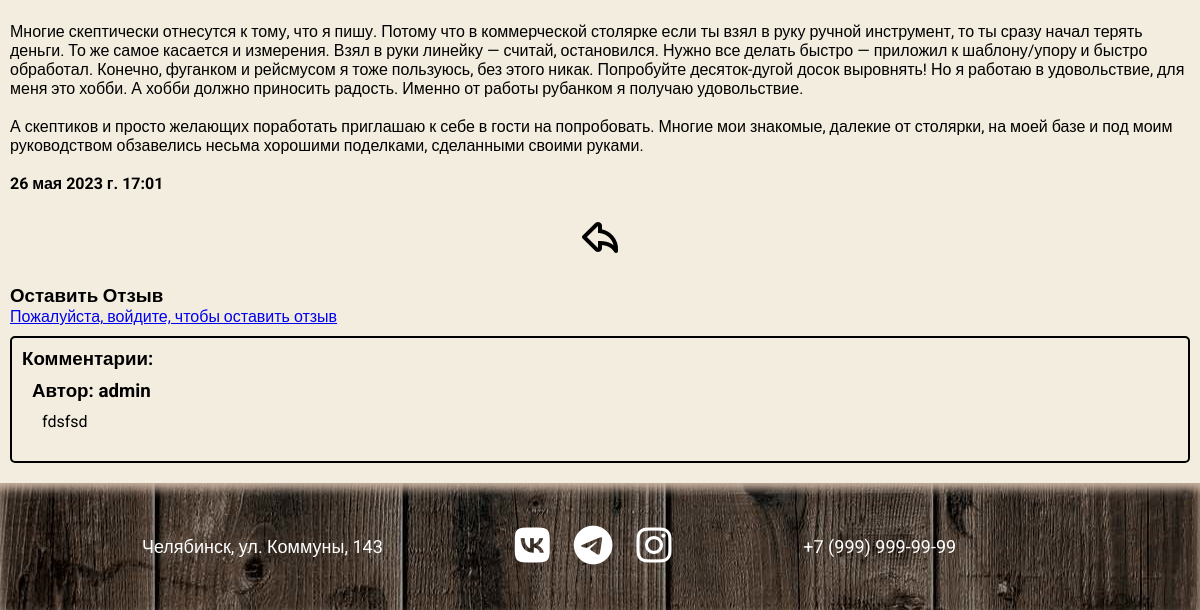
The page /blog/post/byudzhetnaya-masterskaya-chast-2-rubanki/ (lower part) on the database as committed earlier.
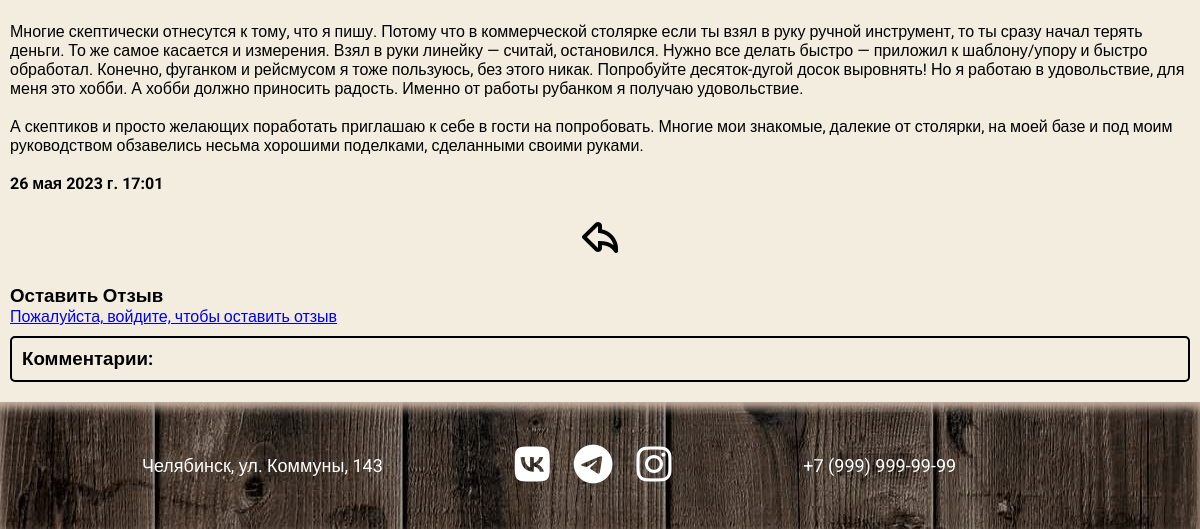
The same page on the database as committed later.
### blog/models.py (models this page shows, shortened)
class Review(models.Model):
    owner = models.ForeignKey(User, on_delete=models.CASCADE, null=True, verbose_name='Пользователь')
    post = models.ForeignKey(Blog, on_delete=models.CASCADE, verbose_name='Пост')
    text = models.TextField(null=False, blank=False, verbose_name='Комментарий')
    created = models.DateTimeField(auto_now_add=True, verbose_name='Дата комментария')
    class Meta:
        unique_together = [['owner', 'post']]
        verbose_name = "Комментарий"
        verbose_name_plural = "Комментарии"

### blog/views.py (the view, shortened to what this page needs)
# urls.py: path('post/<slug:post_slug>/', views.show_post, name='post'),
def show_post(request, post_slug):
    post = Blog.objects.get(slug=post_slug)
    form = ReviewForm()
    context = {
        'post': post,
        'cat_selected': 1,
        'form': form,
    }
    return render(request, 'blog/post.html', context)

### blog/models.py (called while the page is built)
    def reviewers(self):
        queryset = self.review_set.all().values_list('owner__id', flat=True)
        return queryset

    def __str__(self):
        return self.name

### blog/templates/blog/post.html (shortened to what this page needs)
{% extends 'portfolio/base.html' %}
{% block content %}
{% load static %}
<div class="post">
    <div class="container">
        <div class="post__center">
            <p>{{ post.content|safe }}</p>
            <h4>{{ post.time_created }}</h4>
            <p class="back"><a href="#" onclick="history.back()"><img src="{% static 'blog/back.png' %}" alt=""></a></p>
        </div>
    </div>
</div>
<div class="comments">
    <div class="container">
        <h3>Оставить Отзыв</h3>
        {% if request.user.id in post.reviewers %}
        <p>Вы уже оставляли комментарий об этой статье</p>
        {% else %}
        <a href="{% url 'login' %}">Пожалуйста, войдите, чтобы оставить отзыв</a>
        {% endif %}
        <div class="comment__list">
            <h3>Комментарии:</h3>
            {% for review in post.review_set.all %}
            <div class="comment">
                <h3>Автор: {{ review.owner }}</h3>
                <p class="comment__info">
                    {{ review.text|linebreaksbr }}
                </p>
            </div>
            {% endfor %}
        </div>
    </div>
</div>
{% endblock %}

Rows that differ between the two databases and show on the page:
removed Review: owner "admin", text "fdsfsd"
